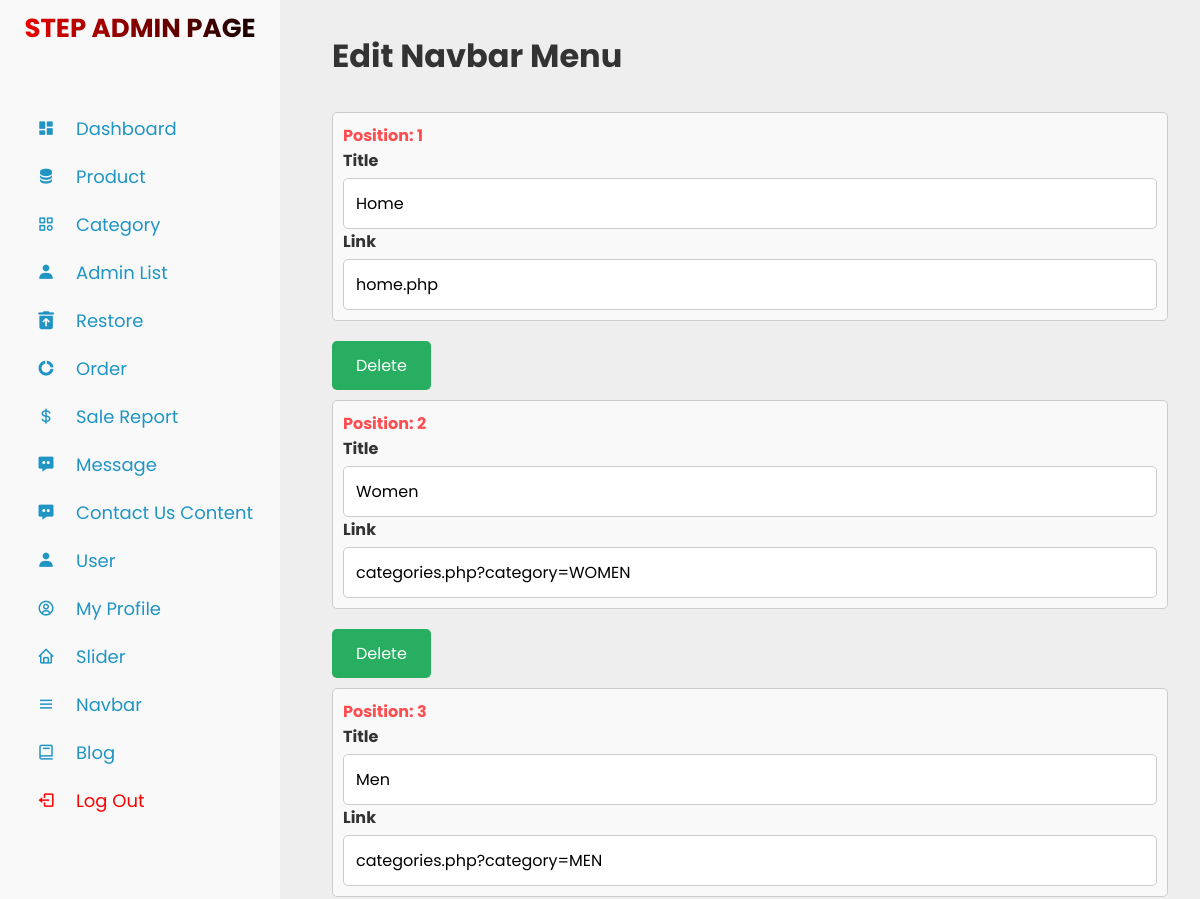
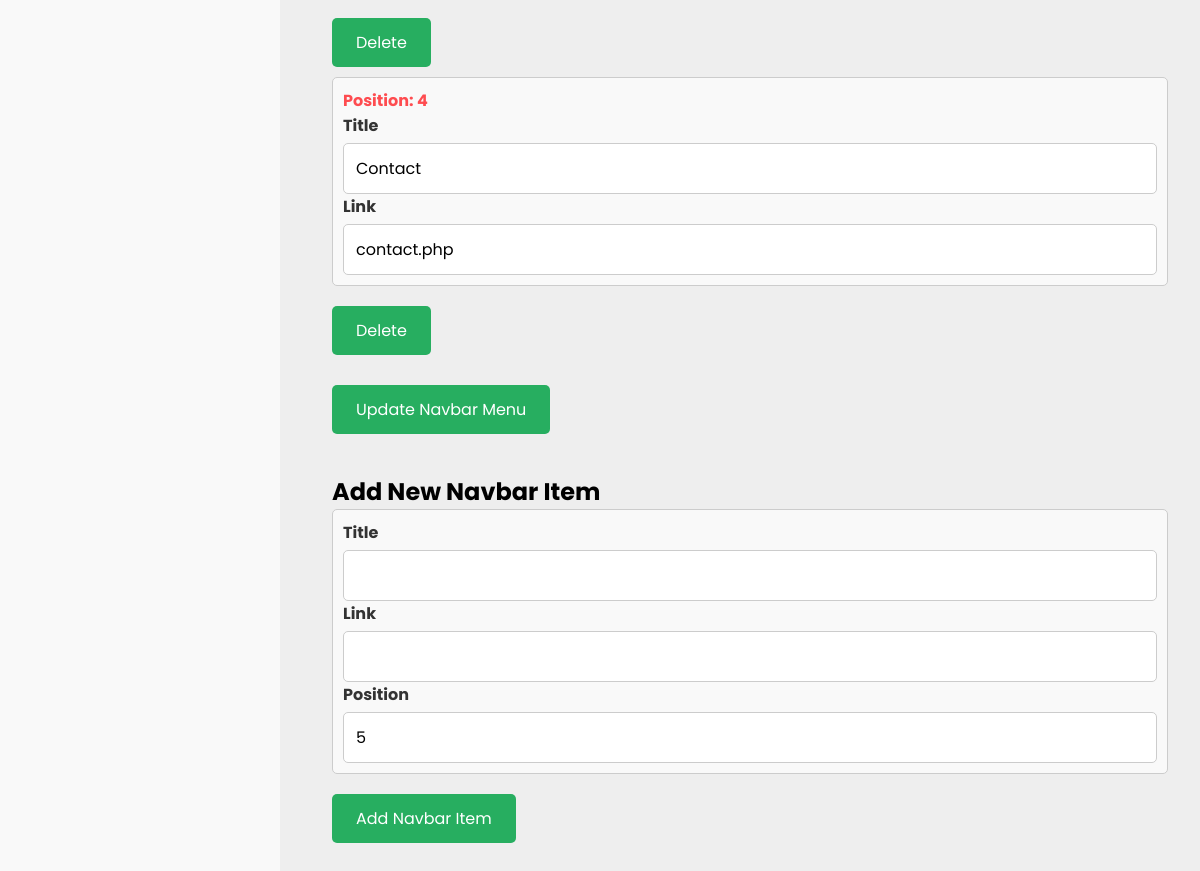
/admin_navbar.php, run on the app's committed database (2 pictures, top to bottom).
### tables this page shows
CREATE TABLE `navbar_menu` (
  `id` int(11) NOT NULL,
  `title` varchar(255) NOT NULL,
  `link` varchar(255) NOT NULL,
  `position` int(11) NOT NULL DEFAULT 0,
  `updated_at` datetime DEFAULT current_timestamp() ON UPDATE current_timestamp()
);

### admin_navbar.php (the view, shortened to what this page needs)
<?php
include 'connect.php';
$stmt = $conn->prepare("SELECT * FROM navbar_menu ORDER BY position ASC");
$stmt->execute();
$navbar_items = $stmt->fetchAll(PDO::FETCH_ASSOC);
?>
<!DOCTYPE html>
<html lang="en">
<head>
    <link rel="stylesheet" type="text/css" href="assets/css/admin_header.css">
</head>
<body>
    <?php include 'sidebar.php'; ?>
    <div class="container">
        <h1>Edit Navbar Menu</h1>
        <form method="post">
            <?php foreach ($navbar_items as $item): ?>
                <div class="input-container">
                    <div class="position-number">Position: <?= htmlspecialchars($item['position']); ?></div>
                    <label>Title</label>
                    <input type="text" name="navbar_items[<?= $item['id']; ?>][title]" value="<?= htmlspecialchars($item['title']); ?>" required>
                    <label>Link</label>
                    <input type="text" name="navbar_items[<?= $item['id']; ?>][link]" value="<?= htmlspecialchars($item['link']); ?>" required>
                </div>
                <div class="btn-container">
                    <button type="button" class="delete-navbar-button" onclick="confirmDelete(<?= $item['id']; ?>)">Delete</button>
                </div>
            <?php endforeach; ?>
            <div class="btn-container">
                <button type="submit" name="update_navbar">Update Navbar Menu</button>
            </div>
        </form>
        <h2 class="add-navbar-form">Add New Navbar Item</h2>
        <form method="post">
            <div class="input-container">
                <label>Title</label>
                <input type="text" name="new_title" required>
                <label>Link</label>
                <input type="text" name="new_link" required>
                <label>Position</label>
                <input type="text" value="<?= count($navbar_items) + 1; ?>" readonly>
            </div>
            <div class="btn-container">
                <button type="submit" name="add_navbar" class="add-navbar-button">Add Navbar Item</button>
            </div>
        </form>
    </div>
</body>
</html>

### assets/css/admin_header.css (style rules this page uses)
:root { --green: #27ae60; --black: #333; --white: #fff; --bg-color: #eee; --box-shadow: 0 .5rem 1rem rgba(0, 0, 0, .1); --border: .1rem solid var(--black); }
* { font-family: 'Poppins', sans-serif; margin: 0; padding: 0; box-sizing: border-box; }
.container { max-width: 1200px; padding: 2rem; margin-left:300px; }
h1 { margin-bottom: 2rem; color: var(--black); }
.input-container { margin-bottom: 1.5rem; }
.input-container label { display: block; margin-bottom: 0.5rem; font-weight: 600; color: var(--black); }
.input-container input, .input-container textarea { width: 100%; padding: 0.75rem; border: 1px solid #ccc; border-radius: 5px; font-size: 1rem; }
.btn-container { margin-top: 1rem; }
.btn-container button { background-color: var(--green); color: var(--white); padding: 0.75rem 1.5rem; border: none; border-radius: 5px; cursor: pointer; font-size: 1rem; transition: background-color 0.3s; }

### assets/css/sidebar.css (style rules this page uses)
* { margin: 0; padding: 0; box-sizing: border-box; }
body { background-color: #eee; }

### admin_navbar.php (style rules this page uses)
.input-container { margin-bottom: 20px; padding: 10px; border: 1px solid #ccc; border-radius: 5px; background-color: #f9f9f9; }
.input-container label { display: block; margin-bottom: 5px; font-weight: bold; }
.position-number { font-weight: bold; color: #fe4c50; margin-right: 10px; }
.btn-container { margin-top: 20px; }
button { padding: 10px 15px; color: white; border: none; border-radius: 5px; cursor: pointer; }
.add-navbar-button { background-color: #fe4c50; }
.delete-navbar-button { background-color: crimson; margin-bottom: 10px; }
.add-navbar-form { margin-top: 40px; }

### data on the page
navbar_menu: position "1", title "Home", link "home.php"
navbar_menu: position "2", title "Women", link "categories.php?category=WOMEN"
navbar_menu: position "3", title "Men", link "categories.php?category=MEN"
navbar_menu: position "4", title "Contact", link "contact.php"
